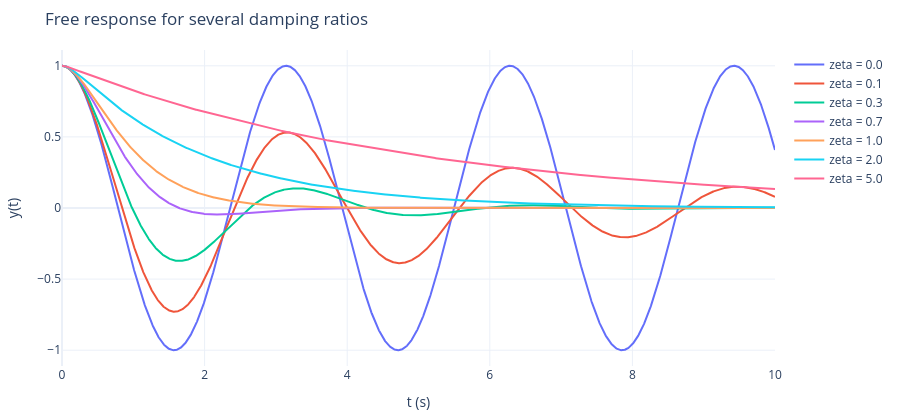

Here is the notebook cell this chart was saved with:
### Markdown cell above
改變阻尼比比較（同一組 $\omega_n=2$、$y_0=1$、$v_0=0$）。每條曲線都與數值積分比對：

### Code cell
fig = go.Figure()
tt = np.linspace(0, 10, 2001)
for z in (0.0, 0.1, 0.3, 0.7, 1.0, 2.0, 5.0):
    y, _ = sys2ndfree(z, wn, 1.0, 0.0, tt)
    err = np.max(np.abs(y - free_numeric(z, wn, 1.0, 0.0, tt)))
    print(f"zeta = {z}: max |formula - solve_ivp| = {err:.1e}")
    fig.add_trace(go.Scatter(x=tt, y=y, name=f"zeta = {z}"))
show(fig, "Free response for several damping ratios")
# 非零初速度也驗證一次（三種情形的 c1、c2 都用到 v0）
for z in (0.3, 1.0, 2.0):
    y, _ = sys2ndfree(z, wn, 0.5, -3.0, tt)
    print(f"y0 = 0.5, v0 = -3, zeta = {z}: max |formula - solve_ivp| = {np.max(np.abs(y - free_numeric(z, wn, 0.5, -3.0, tt))):.1e}")

### Figure 1 — Plotly figure (JSON) as saved in the notebook; plotly's stock layout.template omitted (floating-point values rounded to 4 significant figures; data arrays with more than 128 entries replaced by an {"elided": "..."} marker saying what was removed)
{"data": [{"name": "zeta = 0.0", "type": "scatter", "x": {"elided": "2001 float values"}, "y": {"elided": "2001 float values"}}, {"name": "zeta = 0.1", "type": "scatter", "x": {"elided": "2001 float values"}, "y": {"elided": "2001 float values"}}, {"name": "zeta = 0.3", "type": "scatter", "x": {"elided": "2001 float values"}, "y": {"elided": "2001 float values"}}, {"name": "zeta = 0.7", "type": "scatter", "x": {"elided": "2001 float values"}, "y": {"elided": "2001 float values"}}, {"name": "zeta = 1.0", "type": "scatter", "x": {"elided": "2001 float values"}, "y": {"elided": "2001 float values"}}, {"name": "zeta = 2.0", "type": "scatter", "x": {"elided": "2001 float values"}, "y": {"elided": "2001 float values"}}, {"name": "zeta = 5.0", "type": "scatter", "x": {"elided": "2001 float values"}, "y": {"elided": "2001 float values"}}], "layout": {"height": 420, "margin": {"b": 50, "l": 60, "r": 20, "t": 50}, "title": {"text": "Free response for several damping ratios"}, "xaxis": {"title": {"text": "t (s)"}}, "yaxis": {"title": {"text": "y(t)"}}}}
